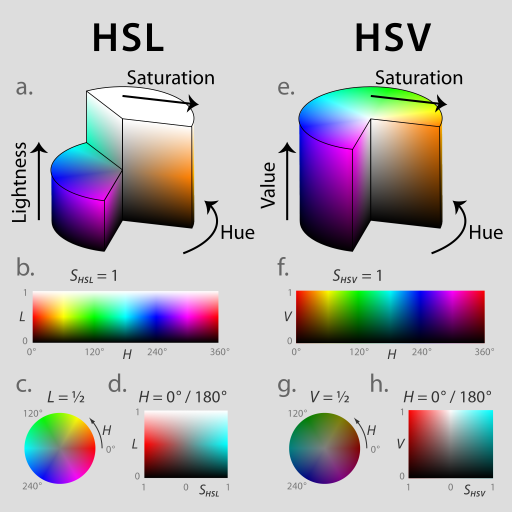
#> input picture hsv_reference.png, 1024 x 1024 px, given in place of the camera (shown at 1/2 size)
$ python interactive-hsv-picker.py
#> lines starting #> are read from the running program, lines starting #| are printed output that depends on the picture; after the words box and inside, x2 and y2 are one past the last pixel; in counts of white or black regions, pixels touching at a corner belong together
import cv2
import argparse
import os.path
import numpy as np


def _nothing(x):
    pass


def _get_args():
    parser = argparse.ArgumentParser()
    parser.add_argument(
        "--source",
        type=str,
        default="0",
        help="the path of the input image/video, or the index of the device (default 0 for webcam)",
    )
    return parser.parse_args()


def _main():
    # Parse arguments
    args = _get_args()

    supported_image_ext = [
        ".bmp",
        ".dib",
        ".jpeg",
        ".jpg",
        ".jpe",
        ".jp2",
        ".png",
        ".webp",
        ".pbm",
        ".pgm",
        ".ppm",
        ".pxm",
        ".pnm",
        ".pfm",
        ".sr",
        ".ras",
        ".tiff",
        ".tif",
        ".exr",
        ".hdr",
        ".pic",
    ]

    if not args.source:
        print("Source cannot be empty!")
        raise SystemExit

    is_image = False
    if args.source.isnumeric():
        args.source = int(args.source)
    elif os.path.splitext(args.source)[1] in supported_image_ext:
        is_image = True

    # Instantiate the capture object
    cap = cv2.VideoCapture(args.source)
    if not cap.isOpened():
        print(f"Error while opening source {args.source}")
        raise SystemExit

    # Create a window
    window_name = "Interactive HSV picker"
    cv2.namedWindow(window_name, cv2.WINDOW_NORMAL)
    cv2.resizeWindow(window_name, 1280, 720)
    cv2.moveWindow(window_name, 100, 100)

    # Create trackbars
    cv2.createTrackbar("Show mask", window_name, 0, 1, _nothing)
#> slider 'Show mask' is set to 1
    cv2.createTrackbar("Hmin", window_name, 0, 180, _nothing)
#> slider 'Hmin' is set to 36
    cv2.createTrackbar("Smin", window_name, 0, 255, _nothing)
#> slider 'Smin' is set to 51
    cv2.createTrackbar("Vmin", window_name, 0, 255, _nothing)
#> slider 'Vmin' is set to 51
    cv2.createTrackbar("hMAX", window_name, 0, 180, _nothing)
#> slider 'hMAX' is set to 180
    cv2.createTrackbar("sMAX", window_name, 0, 255, _nothing)
#> slider 'sMAX' is set to 255
    cv2.createTrackbar("vMAX", window_name, 0, 255, _nothing)
#> slider 'vMAX' is set to 255

    # Set default value for max HSV trackbars
    cv2.setTrackbarPos("hMAX", window_name, 180)
    cv2.setTrackbarPos("sMAX", window_name, 255)
    cv2.setTrackbarPos("vMAX", window_name, 255)

    frame = None
    while True:
        # Retrieve the frame (if need be)
        if is_image:
            if frame is None:
                ret, frame = cap.read()
        else:
            ret, frame = cap.read()
#> frame is the input picture: shape (1024, 1024, 3); mean B, G, R 185, 181.5, 184.7
        if not ret:
            break

        # Get current positions of all trackbars
        show_mask = cv2.getTrackbarPos("Show mask", window_name)
        Hmin = cv2.getTrackbarPos("Hmin", window_name)
        Smin = cv2.getTrackbarPos("Smin", window_name)
        Vmin = cv2.getTrackbarPos("Vmin", window_name)
        hMAX = cv2.getTrackbarPos("hMAX", window_name)
        sMAX = cv2.getTrackbarPos("sMAX", window_name)
        vMAX = cv2.getTrackbarPos("vMAX", window_name)

        # Set minimum and maximum HSV values to display
        lower = (Hmin, Smin, Vmin)
        upper = (hMAX, sMAX, vMAX)

        # Convert to HSV colorspace and perform thresholding
        hsv = cv2.cvtColor(frame, cv2.COLOR_BGR2HSV)
#> hsv: shape (1024, 1024, 3); mean H, S, V 21.5, 49.5, 198.2
        mask = cv2.inRange(hsv, lower, upper)
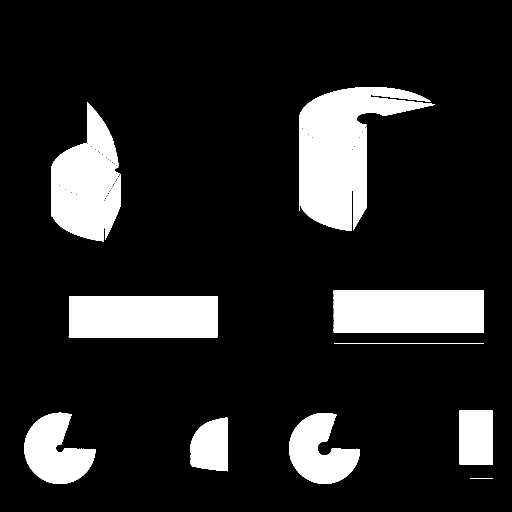
#> mask: shape (1024, 1024) (shown at 1/2 size); 14.6% white; 11 white regions, largest, box (x1, y1, x2, y2) and area: (598, 174, 870, 462) 38698, (667, 581, 968, 666) 25553, (137, 592, 436, 675) 24682
        result = cv2.bitwise_and(frame, frame, mask=mask)
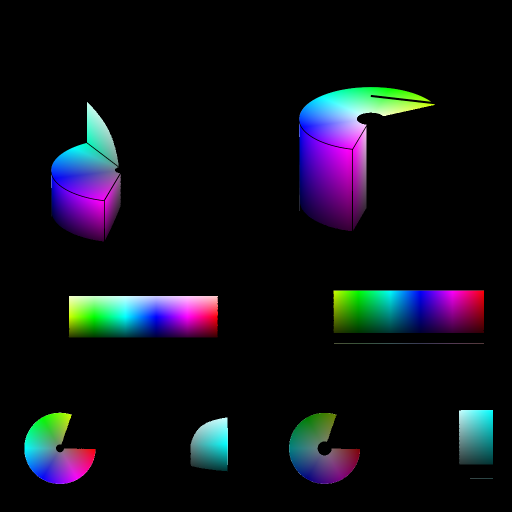
#> result: shape (1024, 1024, 3) (shown at 1/2 size); mean B, G, R 21.5, 14.5, 13.4

        # Concatenate the input and output frames
        margin = np.ones((frame.shape[0], 5, 3), dtype="uint8") * 255

        if show_mask:
            mask = cv2.cvtColor(mask, cv2.COLOR_GRAY2BGR)
            output = cv2.hconcat([frame, margin, mask, margin, result])
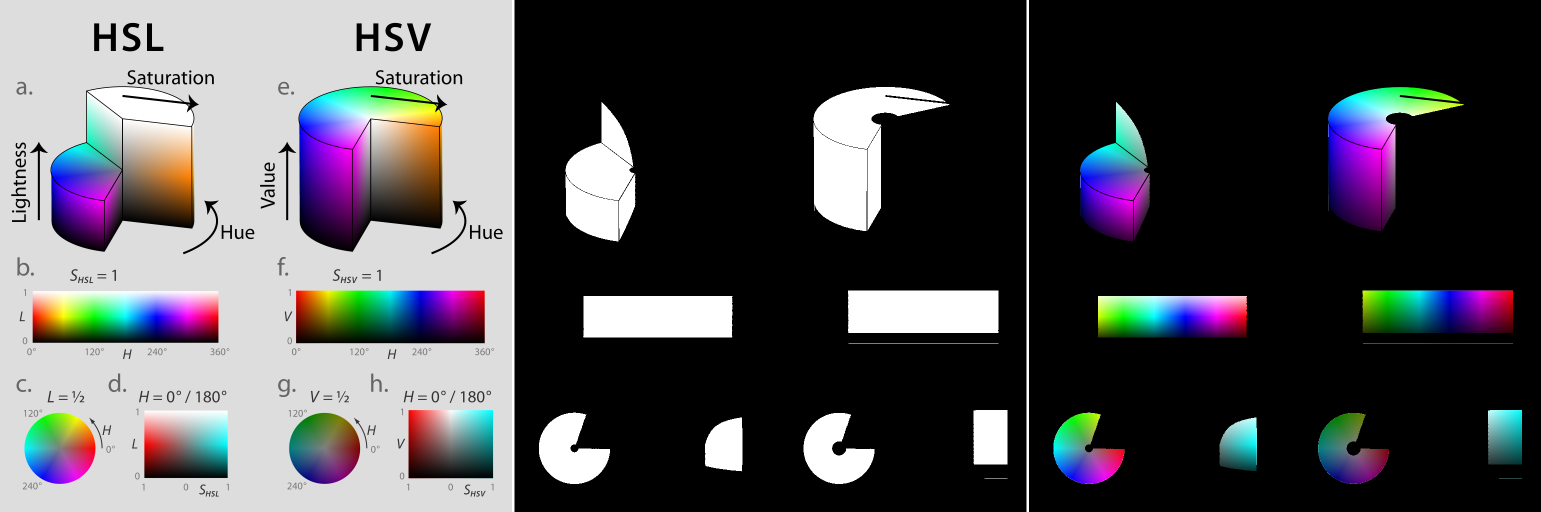
#> output: shape (1024, 3082, 3) (shown at 1/2 size); mean B, G, R 81.8, 78.4, 79.1
        else:
            output = cv2.hconcat([frame, margin, result])

        # Display result image
        cv2.imshow(window_name, output)

        # Quit the program using q or Esc
        k = cv2.waitKey(1)
#> (key Esc is pressed here)
        if k == 27 or k == 113:
            break


if __name__ == "__main__":
    _main()
